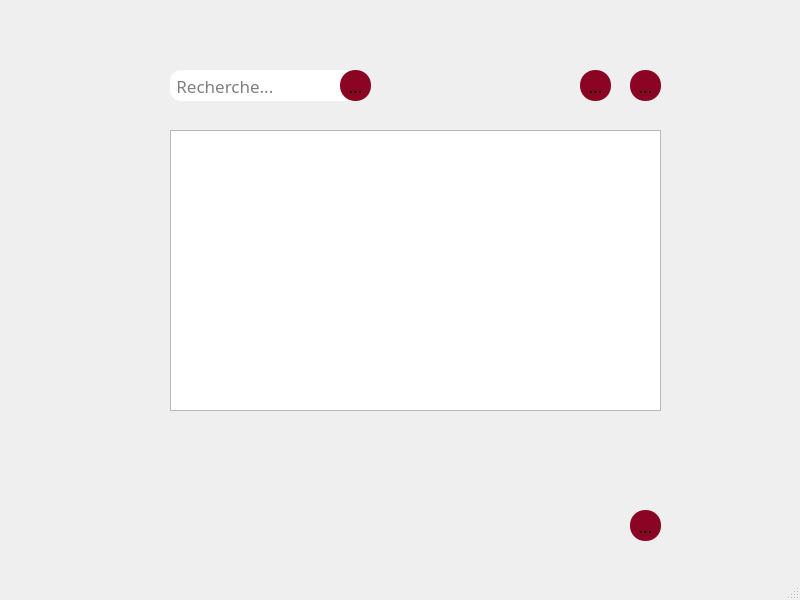
<?xml version="1.0" encoding="UTF-8"?>
<ui version="4.0">
 <class>MainWindow</class>
 <widget class="QMainWindow" name="MainWindow">
  <property name="geometry">
   <rect>
    <x>0</x>
    <y>0</y>
    <width>800</width>
    <height>600</height>
   </rect>
  </property>
  <property name="windowTitle">
   <string>MainWindow</string>
  </property>
  <property name="styleSheet">
   <string notr="true">QtabWidget{
border-radius:30px;
border-color:rgb(0, 0, 0)
}
*{
font-family:century gothic;
font-size:17px;
}
QLineEdit
{
border-radius:11px;
border-color:rgb(0, 0, 0);

}
QPushButton
{
background:rgb(139, 4, 35);
border-radius:13px;
color:rgb(255, 255, 255);
}
QPushButton:hover
{
background:rgb(216, 5, 37);
border-radius:13px;
color:rgb(255, 255, 255);
}

QToolButton{
background:rgb(139, 4, 35);
border-radius:15px;
}
QToolButton:hover{
background:rgb(216, 5, 37);
border-radius:15px;
}
</string>
  </property>
  <widget class="QWidget" name="centralwidget">
   <widget class="QStackedWidget" name="stackedWidget">
    <property name="enabled">
     <bool>true</bool>
    </property>
    <property name="geometry">
     <rect>
      <x>140</x>
      <y>50</y>
      <width>551</width>
      <height>421</height>
     </rect>
    </property>
    <property name="styleSheet">
     <string notr="true"/>
    </property>
    <property name="currentIndex">
     <number>2</number>
    </property>
    <widget class="QWidget" name="stackedWidgetPage1">
     <widget class="QLabel" name="label">
      <property name="geometry">
       <rect>
        <x>110</x>
        <y>60</y>
        <width>151</width>
        <height>31</height>
       </rect>
      </property>
      <property name="text">
       <string>ID Equipement</string>
      </property>
     </widget>
     <widget class="QLabel" name="label_2">
      <property name="geometry">
       <rect>
        <x>110</x>
        <y>110</y>
        <width>161</width>
        <height>31</height>
       </rect>
      </property>
      <property name="text">
       <string>Type </string>
      </property>
     </widget>
     <widget class="QLabel" name="label_3">
      <property name="geometry">
       <rect>
        <x>110</x>
        <y>160</y>
        <width>131</width>
        <height>31</height>
       </rect>
      </property>
      <property name="text">
       <string>Prix</string>
      </property>
     </widget>
     <widget class="QLabel" name="label_4">
      <property name="geometry">
       <rect>
        <x>110</x>
        <y>210</y>
        <width>151</width>
        <height>31</height>
       </rect>
      </property>
      <property name="text">
       <string>Nombre</string>
      </property>
     </widget>
     <widget class="QLineEdit" name="lineEdit_id_equipement">
      <property name="geometry">
       <rect>
        <x>250</x>
        <y>61</y>
        <width>201</width>
        <height>31</height>
       </rect>
      </property>
     </widget>
     <widget class="QLineEdit" name="lineEdit_type_equipement">
      <property name="geometry">
       <rect>
        <x>250</x>
        <y>111</y>
        <width>201</width>
        <height>31</height>
       </rect>
      </property>
     </widget>
     <widget class="QLineEdit" name="lineEdit_prix">
      <property name="geometry">
       <rect>
        <x>250</x>
        <y>161</y>
        <width>201</width>
        <height>31</height>
       </rect>
      </property>
     </widget>
     <widget class="QLineEdit" name="lineEdit_nombre">
      <property name="geometry">
       <rect>
        <x>250</x>
        <y>211</y>
        <width>201</width>
        <height>31</height>
       </rect>
      </property>
     </widget>
     <widget class="QPushButton" name="ajouter_equipement">
      <property name="geometry">
       <rect>
        <x>150</x>
        <y>310</y>
        <width>211</width>
        <height>41</height>
       </rect>
      </property>
      <property name="text">
       <string>Ajouter</string>
      </property>
     </widget>
    </widget>
    <widget class="QWidget" name="page">
     <widget class="QPushButton" name="ajouter_equipements">
      <property name="geometry">
       <rect>
        <x>200</x>
        <y>70</y>
        <width>141</width>
        <height>41</height>
       </rect>
      </property>
      <property name="text">
       <string>Ajouter</string>
      </property>
     </widget>
     <widget class="QPushButton" name="affiche_equipements">
      <property name="geometry">
       <rect>
        <x>200</x>
        <y>140</y>
        <width>141</width>
        <height>41</height>
       </rect>
      </property>
      <property name="text">
       <string>Afficher</string>
      </property>
     </widget>
     <widget class="QPushButton" name="modifier_equipements">
      <property name="geometry">
       <rect>
        <x>200</x>
        <y>210</y>
        <width>141</width>
        <height>41</height>
       </rect>
      </property>
      <property name="text">
       <string>Modifier</string>
      </property>
     </widget>
     <widget class="QPushButton" name="supprimer_equipements">
      <property name="geometry">
       <rect>
        <x>200</x>
        <y>280</y>
        <width>141</width>
        <height>41</height>
       </rect>
      </property>
      <property name="text">
       <string>Supprimer</string>
      </property>
     </widget>
    </widget>
    <widget class="QWidget" name="stackedWidgetPage2">
     <widget class="QToolButton" name="toolButton_2">
      <property name="geometry">
       <rect>
        <x>200</x>
        <y>20</y>
        <width>31</width>
        <height>31</height>
       </rect>
      </property>
      <property name="text">
       <string>...</string>
      </property>
      <property name="icon">
       <iconset>
        <normaloff>../../Downloads/[removal.ai]_tmp-621f8f69f3ee1.png</normaloff>../../Downloads/[removal.ai]_tmp-621f8f69f3ee1.png</iconset>
      </property>
      <property name="iconSize">
       <size>
        <width>20</width>
        <height>20</height>
       </size>
      </property>
     </widget>
     <widget class="QLineEdit" name="lineEdit_12">
      <property name="geometry">
       <rect>
        <x>30</x>
        <y>20</y>
        <width>191</width>
        <height>31</height>
       </rect>
      </property>
      <property name="placeholderText">
       <string> Recherche...</string>
      </property>
     </widget>
     <widget class="QTableView" name="tableView">
      <property name="geometry">
       <rect>
        <x>30</x>
        <y>80</y>
        <width>491</width>
        <height>281</height>
       </rect>
      </property>
     </widget>
     <widget class="QToolButton" name="toolButton_3">
      <property name="geometry">
       <rect>
        <x>490</x>
        <y>20</y>
        <width>31</width>
        <height>31</height>
       </rect>
      </property>
      <property name="text">
       <string>...</string>
      </property>
      <property name="icon">
       <iconset>
        <normaloff>../../Downloads/[removal.ai]_tmp-621f91100d62d.png</normaloff>../../Downloads/[removal.ai]_tmp-621f91100d62d.png</iconset>
      </property>
      <property name="iconSize">
       <size>
        <width>25</width>
        <height>25</height>
       </size>
      </property>
     </widget>
     <widget class="QToolButton" name="toolButton_4">
      <property name="geometry">
       <rect>
        <x>440</x>
        <y>20</y>
        <width>31</width>
        <height>31</height>
       </rect>
      </property>
      <property name="text">
       <string>...</string>
      </property>
      <property name="icon">
       <iconset>
        <normaloff>../../Downloads/transparent-sort-icon-interface-icon-assets-icon-arrows-icon-5f8d15e9d61166.7886260416030817058768-removebg-preview.png</normaloff>../../Downloads/transparent-sort-icon-interface-icon-assets-icon-arrows-icon-5f8d15e9d61166.7886260416030817058768-removebg-preview.png</iconset>
      </property>
      <property name="iconSize">
       <size>
        <width>25</width>
        <height>25</height>
       </size>
      </property>
     </widget>
     <zorder>lineEdit_12</zorder>
     <zorder>toolButton_2</zorder>
     <zorder>tableView</zorder>
     <zorder>toolButton_3</zorder>
     <zorder>toolButton_4</zorder>
    </widget>
    <widget class="QWidget" name="stackedWidgetPage3">
     <widget class="QPushButton" name="modifier_equipement">
      <property name="geometry">
       <rect>
        <x>150</x>
        <y>310</y>
        <width>211</width>
        <height>41</height>
       </rect>
      </property>
      <property name="text">
       <string>Modifier</string>
      </property>
     </widget>
     <widget class="QLineEdit" name="lineEdit_type_modif">
      <property name="geometry">
       <rect>
        <x>250</x>
        <y>111</y>
        <width>201</width>
        <height>31</height>
       </rect>
      </property>
     </widget>
     <widget class="QLabel" name="label_5">
      <property name="geometry">
       <rect>
        <x>110</x>
        <y>60</y>
        <width>151</width>
        <height>31</height>
       </rect>
      </property>
      <property name="text">
       <string>ID Equipement</string>
      </property>
     </widget>
     <widget class="QLineEdit" name="lineEdit_id_equi_modif">
      <property name="geometry">
       <rect>
        <x>250</x>
        <y>61</y>
        <width>201</width>
        <height>31</height>
       </rect>
      </property>
     </widget>
     <widget class="QLabel" name="label_7">
      <property name="geometry">
       <rect>
        <x>110</x>
        <y>160</y>
        <width>131</width>
        <height>31</height>
       </rect>
      </property>
      <property name="text">
       <string>Prix</string>
      </property>
     </widget>
     <widget class="QLineEdit" name="lineEdit_nombre_modif">
      <property name="geometry">
       <rect>
        <x>250</x>
        <y>211</y>
        <width>201</width>
        <height>31</height>
       </rect>
      </property>
     </widget>
     <widget class="QLabel" name="label_8">
      <property name="geometry">
       <rect>
        <x>110</x>
        <y>110</y>
        <width>161</width>
        <height>31</height>
       </rect>
      </property>
      <property name="text">
       <string>Type </string>
      </property>
     </widget>
     <widget class="QLineEdit" name="lineEdit_prix_modif">
      <property name="geometry">
       <rect>
        <x>250</x>
        <y>161</y>
        <width>201</width>
        <height>31</height>
       </rect>
      </property>
     </widget>
     <widget class="QLabel" name="label_9">
      <property name="geometry">
       <rect>
        <x>110</x>
        <y>210</y>
        <width>151</width>
        <height>31</height>
       </rect>
      </property>
      <property name="text">
       <string>Nombre</string>
      </property>
     </widget>
    </widget>
    <widget class="QWidget" name="stackedWidgetPage4">
     <widget class="QPushButton" name="supprimer_equipement">
      <property name="geometry">
       <rect>
        <x>150</x>
        <y>230</y>
        <width>211</width>
        <height>41</height>
       </rect>
      </property>
      <property name="text">
       <string>Supprimer</string>
      </property>
     </widget>
     <widget class="QLabel" name="label_6">
      <property name="geometry">
       <rect>
        <x>90</x>
        <y>130</y>
        <width>151</width>
        <height>31</height>
       </rect>
      </property>
      <property name="text">
       <string>ID Equipement</string>
      </property>
     </widget>
     <widget class="QLineEdit" name="lineEdit_supprimer_equipement">
      <property name="geometry">
       <rect>
        <x>230</x>
        <y>131</y>
        <width>201</width>
        <height>31</height>
       </rect>
      </property>
     </widget>
     <widget class="QToolButton" name="toolButton">
      <property name="geometry">
       <rect>
        <x>450</x>
        <y>130</y>
        <width>31</width>
        <height>31</height>
       </rect>
      </property>
      <property name="text">
       <string>...</string>
      </property>
      <property name="icon">
       <iconset>
        <normaloff>../../Downloads/[removal.ai]_tmp-621f8f69f3ee1.png</normaloff>../../Downloads/[removal.ai]_tmp-621f8f69f3ee1.png</iconset>
      </property>
      <property name="iconSize">
       <size>
        <width>20</width>
        <height>20</height>
       </size>
      </property>
     </widget>
    </widget>
   </widget>
   <widget class="QToolButton" name="return_2">
    <property name="geometry">
     <rect>
      <x>630</x>
      <y>510</y>
      <width>31</width>
      <height>31</height>
     </rect>
    </property>
    <property name="text">
     <string>...</string>
    </property>
    <property name="icon">
     <iconset>
      <normaloff>../../Downloads/seta-small-direita-branca-300x258.png</normaloff>../../Downloads/seta-small-direita-branca-300x258.png</iconset>
    </property>
    <property name="iconSize">
     <size>
      <width>27</width>
      <height>27</height>
     </size>
    </property>
   </widget>
  </widget>
  <widget class="QMenuBar" name="menubar">
   <property name="geometry">
    <rect>
     <x>0</x>
     <y>0</y>
     <width>800</width>
     <height>27</height>
    </rect>
   </property>
  </widget>
  <widget class="QStatusBar" name="statusbar"/>
 </widget>
 <resources/>
 <connections/>
</ui>
